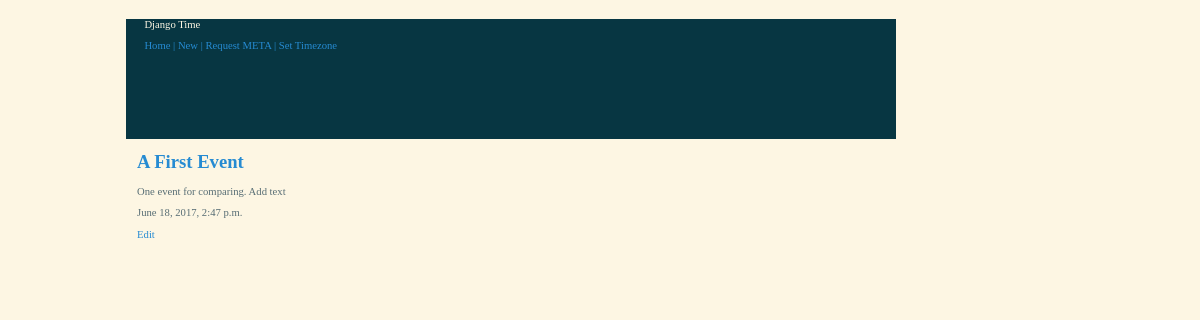
Page /event/1/ on the earlier database version.
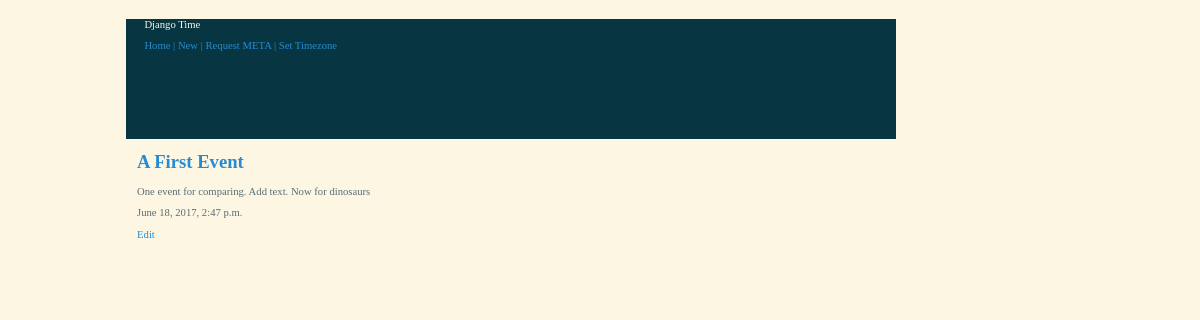
Same page on the later database version.
### timeapp/models.py (models this page shows, shortened)
class Event(models.Model):
    title = models.CharField(max_length=128)
    description = models.TextField(blank=True)
    event_time = models.DateTimeField(auto_now_add=False, auto_now=False)
    def __str__(self):
        return self.title

### timeapp/views.py (the view)
def event_detail(request, event_id):
    events = Event.objects.all()
    try:
        event = events.get(pk=event_id)
    except Event.DoesNotExist:
        raise Http404
    context = {'event': event}
    return render(request, 'event_detail.html', context)

### timeapp/templates/event_detail.html
{% extends "base.html" %}
{% block content %}
    <h1><a href="{% url 'event_edit' event.pk %}">{{ event }}</a></h1>
    <p>{{ event.description }}</p>
    <p>{{ event.event_time }}</p>
    <a class="btn btn-default" href="{% url 'event_edit' pk=event.pk %}">Edit</a></a>
{% endblock %}

Differences in the rows shown:
changed Event "A First Event": description "One event for comparing. Add text" → "One event for comparing. Add text. Now for dinosaurs"
